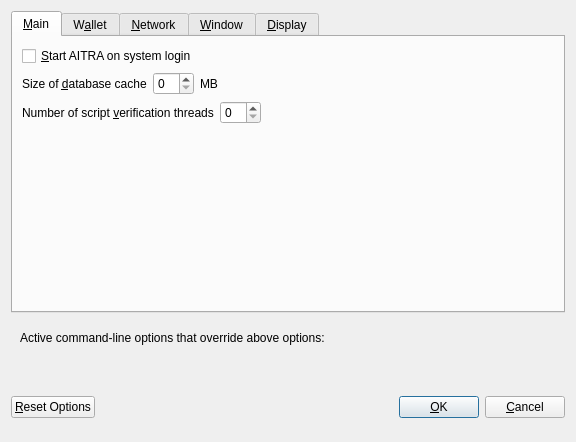
<?xml version="1.0" encoding="UTF-8"?>
<ui version="4.0">
 <class>OptionsDialog</class>
 <widget class="QDialog" name="OptionsDialog">
  <property name="geometry">
   <rect>
    <x>0</x>
    <y>0</y>
    <width>576</width>
    <height>442</height>
   </rect>
  </property>
  <property name="windowTitle">
   <string>Options</string>
  </property>
  <property name="modal">
   <bool>true</bool>
  </property>
  <layout class="QVBoxLayout" name="verticalLayout">
   <item>
    <widget class="QTabWidget" name="tabWidget">
     <property name="currentIndex">
      <number>0</number>
     </property>
     <widget class="QWidget" name="tabMain">
      <attribute name="title">
       <string>&amp;Main</string>
      </attribute>
      <layout class="QVBoxLayout" name="verticalLayout_Main">
       <item>
        <widget class="QCheckBox" name="bitcoinAtStartup">
         <property name="toolTip">
          <string>Automatically start AITRA after logging in to the system.</string>
         </property>
         <property name="text">
          <string>&amp;Start AITRA on system login</string>
         </property>
        </widget>
       </item>
       <item>
        <layout class="QHBoxLayout" name="horizontalLayout_2_Main">
         <item>
          <widget class="QLabel" name="databaseCacheLabel">
           <property name="text">
            <string>Size of &amp;database cache</string>
           </property>
           <property name="textFormat">
            <enum>Qt::PlainText</enum>
           </property>
           <property name="buddy">
            <cstring>databaseCache</cstring>
           </property>
          </widget>
         </item>
         <item>
          <widget class="QSpinBox" name="databaseCache"/>
         </item>
         <item>
          <widget class="QLabel" name="databaseCacheUnitLabel">
           <property name="text">
            <string>MB</string>
           </property>
           <property name="textFormat">
            <enum>Qt::PlainText</enum>
           </property>
          </widget>
         </item>
         <item>
          <spacer name="horizontalSpacer_2_Main">
           <property name="orientation">
            <enum>Qt::Horizontal</enum>
           </property>
           <property name="sizeHint" stdset="0">
            <size>
             <width>40</width>
             <height>20</height>
            </size>
           </property>
          </spacer>
         </item>
        </layout>
       </item>
       <item>
        <layout class="QHBoxLayout" name="horizontalLayout_3_Main">
         <item>
          <widget class="QLabel" name="threadsScriptVerifLabel">
           <property name="text">
            <string>Number of script &amp;verification threads</string>
           </property>
           <property name="textFormat">
            <enum>Qt::PlainText</enum>
           </property>
           <property name="buddy">
            <cstring>threadsScriptVerif</cstring>
           </property>
          </widget>
         </item>
         <item>
          <widget class="QSpinBox" name="threadsScriptVerif">
           <property name="toolTip">
            <string>(0 = auto, &lt;0 = leave that many cores free)</string>
           </property>
          </widget>
         </item>
         <item>
          <spacer name="horizontalSpacer_3_Main">
           <property name="orientation">
            <enum>Qt::Horizontal</enum>
           </property>
           <property name="sizeHint" stdset="0">
            <size>
             <width>40</width>
             <height>20</height>
            </size>
           </property>
          </spacer>
         </item>
        </layout>
       </item>
       <item>
        <spacer name="verticalSpacer_2">
         <property name="orientation">
          <enum>Qt::Vertical</enum>
         </property>
         <property name="sizeHint" stdset="0">
          <size>
           <width>20</width>
           <height>40</height>
          </size>
         </property>
        </spacer>
       </item>
      </layout>
     </widget>
     <widget class="QWidget" name="tabWallet">
      <attribute name="title">
       <string>W&amp;allet</string>
      </attribute>
      <layout class="QVBoxLayout" name="verticalLayout_Wallet">
       <item>
        <layout class="QHBoxLayout" name="horizontalLayout_2_Wallet">
         <item>
          <widget class="QLabel" name="labelStakeSplitThresholdText">
           <property name="text">
            <string>Stake split threshold:</string>
           </property>
          </widget>
         </item>
         <item>
          <widget class="QSpinBox" name="spinBoxStakeSplitThreshold">
           <property name="minimum">
            <number>1</number>
           </property>
           <property name="maximum">
            <number>999999</number>
           </property>
          </widget>
         </item>
        </layout>
       </item>
       <item>
        <widget class="QGroupBox" name="groupBox">
         <property name="title">
          <string>Expert</string>
         </property>
         <layout class="QVBoxLayout" name="verticalLayout_2">
          <item>
           <widget class="QCheckBox" name="coinControlFeatures">
            <property name="toolTip">
             <string>Whether to show coin control features or not.</string>
            </property>
            <property name="text">
             <string>Enable coin &amp;control features</string>
            </property>
           </widget>
          </item>
          <item>
           <widget class="QCheckBox" name="showMasternodesTab">
            <property name="toolTip">
             <string>Show additional tab listing all your masternodes in first sub-tab&lt;br/&gt;and all masternodes on the network in second sub-tab.</string>
            </property>
            <property name="text">
             <string>Show Masternodes Tab</string>
            </property>
           </widget>
          </item>
          <item>
           <widget class="QCheckBox" name="spendZeroConfChange">
            <property name="toolTip">
             <string>If you disable the spending of unconfirmed change, the change from a transaction&lt;br/&gt;cannot be used until that transaction has at least one confirmation.&lt;br/&gt;This also affects how your balance is computed.</string>
            </property>
            <property name="text">
             <string>&amp;Spend unconfirmed change</string>
            </property>
           </widget>
          </item>
         </layout>
        </widget>
       </item>
       <item>
        <spacer name="verticalSpacer_Wallet">
         <property name="orientation">
          <enum>Qt::Vertical</enum>
         </property>
         <property name="sizeHint" stdset="0">
          <size>
           <width>20</width>
           <height>40</height>
          </size>
         </property>
        </spacer>
       </item>
      </layout>
     </widget>
     <widget class="QWidget" name="tabNetwork">
      <attribute name="title">
       <string>&amp;Network</string>
      </attribute>
      <layout class="QVBoxLayout" name="verticalLayout_Network">
       <item>
        <widget class="QCheckBox" name="mapPortUpnp">
         <property name="toolTip">
          <string>Automatically open the AITRA client port on the router. This only works when your router supports UPnP and it is enabled.</string>
         </property>
         <property name="text">
          <string>Map port using &amp;UPnP</string>
         </property>
        </widget>
       </item>
       <item>
        <widget class="QCheckBox" name="allowIncoming">
         <property name="toolTip">
          <string>Accept connections from outside</string>
         </property>
         <property name="text">
          <string>Allow incoming connections</string>
         </property>
        </widget>
       </item>
       <item>
        <widget class="QCheckBox" name="connectSocks">
         <property name="toolTip">
          <string>Connect to the AITRA network through a SOCKS5 proxy.</string>
         </property>
         <property name="text">
          <string>&amp;Connect through SOCKS5 proxy (default proxy):</string>
         </property>
        </widget>
       </item>
       <item>
        <layout class="QHBoxLayout" name="horizontalLayout_1_Network">
         <item>
          <widget class="QLabel" name="proxyIpLabel">
           <property name="text">
            <string>Proxy &amp;IP:</string>
           </property>
           <property name="textFormat">
            <enum>Qt::PlainText</enum>
           </property>
           <property name="buddy">
            <cstring>proxyIp</cstring>
           </property>
          </widget>
         </item>
         <item>
          <widget class="QValidatedLineEdit" name="proxyIp">
           <property name="minimumSize">
            <size>
             <width>140</width>
             <height>0</height>
            </size>
           </property>
           <property name="maximumSize">
            <size>
             <width>140</width>
             <height>16777215</height>
            </size>
           </property>
           <property name="toolTip">
            <string>IP address of the proxy (e.g. IPv4: 127.0.0.1 / IPv6: ::1)</string>
           </property>
          </widget>
         </item>
         <item>
          <widget class="QLabel" name="proxyPortLabel">
           <property name="text">
            <string>&amp;Port:</string>
           </property>
           <property name="textFormat">
            <enum>Qt::PlainText</enum>
           </property>
           <property name="buddy">
            <cstring>proxyPort</cstring>
           </property>
          </widget>
         </item>
         <item>
          <widget class="QLineEdit" name="proxyPort">
           <property name="minimumSize">
            <size>
             <width>55</width>
             <height>0</height>
            </size>
           </property>
           <property name="maximumSize">
            <size>
             <width>55</width>
             <height>16777215</height>
            </size>
           </property>
           <property name="toolTip">
            <string>Port of the proxy (e.g. 9050)</string>
           </property>
          </widget>
         </item>
         <item>
          <spacer name="horizontalSpacer_1_Network">
           <property name="orientation">
            <enum>Qt::Horizontal</enum>
           </property>
           <property name="sizeHint" stdset="0">
            <size>
             <width>40</width>
             <height>20</height>
            </size>
           </property>
          </spacer>
         </item>
        </layout>
       </item>
       <item>
        <spacer name="verticalSpacer_Network">
         <property name="orientation">
          <enum>Qt::Vertical</enum>
         </property>
         <property name="sizeHint" stdset="0">
          <size>
           <width>20</width>
           <height>40</height>
          </size>
         </property>
        </spacer>
       </item>
      </layout>
     </widget>
     <widget class="QWidget" name="tabWindow">
      <attribute name="title">
       <string>&amp;Window</string>
      </attribute>
      <layout class="QVBoxLayout" name="verticalLayout_Window">
       <item>
        <widget class="QCheckBox" name="minimizeToTray">
         <property name="toolTip">
          <string>Show only a tray icon after minimizing the window.</string>
         </property>
         <property name="text">
          <string>&amp;Minimize to the tray instead of the taskbar</string>
         </property>
        </widget>
       </item>
       <item>
        <widget class="QCheckBox" name="minimizeOnClose">
         <property name="toolTip">
          <string>Minimize instead of exit the application when the window is closed. When this option is enabled, the application will be closed only after selecting Quit in the menu.</string>
         </property>
         <property name="text">
          <string>M&amp;inimize on close</string>
         </property>
        </widget>
       </item>
       <item>
        <spacer name="verticalSpacer_Window">
         <property name="orientation">
          <enum>Qt::Vertical</enum>
         </property>
         <property name="sizeHint" stdset="0">
          <size>
           <width>20</width>
           <height>40</height>
          </size>
         </property>
        </spacer>
       </item>
      </layout>
     </widget>
     <widget class="QWidget" name="tabDisplay">
      <attribute name="title">
       <string>&amp;Display</string>
      </attribute>
      <layout class="QVBoxLayout" name="verticalLayout_Display">
       <item>
        <layout class="QHBoxLayout" name="horizontalLayout_1_Display">
         <item>
          <widget class="QLabel" name="langLabel">
           <property name="text">
            <string>User Interface &amp;language:</string>
           </property>
           <property name="textFormat">
            <enum>Qt::PlainText</enum>
           </property>
           <property name="buddy">
            <cstring>lang</cstring>
           </property>
          </widget>
         </item>
         <item>
          <widget class="QValueComboBox" name="lang">
           <property name="toolTip">
            <string>The user interface language can be set here. This setting will take effect after restarting AITRA.</string>
           </property>
          </widget>
         </item>
        </layout>
       </item>
       <item>
        <widget class="QLabel" name="label_3">
         <property name="toolTip">
          <string notr="true"/>
         </property>
         <property name="statusTip">
          <string notr="true"/>
         </property>
         <property name="whatsThis">
          <string notr="true"/>
         </property>
         <property name="accessibleName">
          <string notr="true"/>
         </property>
         <property name="text">
          <string>Language missing or translation incomplete? Help contributing translations here:
https://www.transifex.com/aitra-project/aitra-project-translations</string>
         </property>
         <property name="wordWrap">
          <bool>true</bool>
         </property>
         <property name="openExternalLinks">
          <bool>true</bool>
         </property>
         <property name="textInteractionFlags">
          <set>Qt::TextBrowserInteraction</set>
         </property>
        </widget>
       </item>
       <item>
        <layout class="QHBoxLayout" name="horizontalLayout_2_Display" stretch="0,0">
         <item>
          <widget class="QLabel" name="themeLabel">
           <property name="text">
            <string>User Interface Theme:</string>
           </property>
          </widget>
         </item>
         <item>
          <widget class="QValueComboBox" name="theme"/>
         </item>
        </layout>
       </item>
       <item>
        <widget class="QWidget" name="verticalaitraDisplayWidget" native="true">
         <layout class="QVBoxLayout" name="verticalaitraDisplayLayout">
          <property name="margin">
           <number>0</number>
          </property>
          <item>
           <widget class="Line" name="line">
            <property name="orientation">
             <enum>Qt::Horizontal</enum>
            </property>
           </widget>
          </item>
          <item>
           <layout class="QHBoxLayout" name="horizontalLayout_3_Display">
            <item>
             <widget class="QLabel" name="unitLabel">
              <property name="text">
               <string>Unit to show amounts in:</string>
              </property>
              <property name="textFormat">
               <enum>Qt::PlainText</enum>
              </property>
             </widget>
            </item>
            <item>
             <widget class="QValueComboBox" name="unit">
              <property name="toolTip">
               <string>Choose the default subdivision unit to show in the interface and when sending coins.</string>
              </property>
             </widget>
            </item>
           </layout>
          </item>
          <item>
           <layout class="QHBoxLayout" name="horizontalLayout_4_Display">
            <item>
             <widget class="QLabel" name="digitsLabel">
              <property name="text">
               <string>Decimal digits</string>
              </property>
             </widget>
            </item>
            <item>
             <widget class="QValueComboBox" name="digits"/>
            </item>
           </layout>
          </item>
          <item>
           <layout class="QHBoxLayout" name="horizontalLayout_5_Display">
            <item>
             <widget class="QCheckBox" name="checkBoxHideZeroBalances">
              <property name="toolTip">
               <string>Hide empty balances</string>
              </property>
              <property name="layoutDirection">
               <enum>Qt::LeftToRight</enum>
              </property>
              <property name="text">
               <string>Hide empty balances</string>
              </property>
             </widget>
            </item>
            <item>
             <widget class="QCheckBox" name="checkBoxHideOrphans">
              <property name="toolTip">
               <string>Hide orphan stakes in transaction lists</string>
              </property>
              <property name="text">
               <string>Hide orphan stakes</string>
              </property>
             </widget>
            </item>
            <item>
             <spacer name="horizontalSpacer">
              <property name="orientation">
               <enum>Qt::Horizontal</enum>
              </property>
              <property name="sizeHint" stdset="0">
               <size>
                <width>40</width>
                <height>20</height>
               </size>
              </property>
             </spacer>
            </item>
           </layout>
          </item>
          <item>
           <layout class="QHBoxLayout" name="horizontalLayout_6_Display">
            <item>
             <widget class="QLabel" name="thirdPartyTxUrlsLabel">
              <property name="toolTip">
               <string>Third party URLs (e.g. a block explorer) that appear in the transactions tab as context menu items. %s in the URL is replaced by transaction hash. Multiple URLs are separated by vertical bar |.</string>
              </property>
              <property name="text">
               <string>Third party transaction URLs</string>
              </property>
             </widget>
            </item>
            <item>
             <widget class="QLineEdit" name="thirdPartyTxUrls">
              <property name="toolTip">
               <string>Third party URLs (e.g. a block explorer) that appear in the transactions tab as context menu items. %s in the URL is replaced by transaction hash. Multiple URLs are separated by vertical bar |.</string>
              </property>
             </widget>
            </item>
           </layout>
          </item>
         </layout>
        </widget>
       </item>
       <item>
        <spacer name="verticalSpacer">
         <property name="orientation">
          <enum>Qt::Vertical</enum>
         </property>
         <property name="sizeHint" stdset="0">
          <size>
           <width>20</width>
           <height>40</height>
          </size>
         </property>
        </spacer>
       </item>
      </layout>
     </widget>
    </widget>
   </item>
   <item>
    <widget class="QFrame" name="frame">
     <layout class="QVBoxLayout" name="verticalLayout_Bottom">
      <item>
       <layout class="QHBoxLayout" name="horizontalLayout_Bottom">
        <item>
         <widget class="QLabel" name="overriddenByCommandLineInfoLabel">
          <property name="text">
           <string>Active command-line options that override above options:</string>
          </property>
          <property name="textFormat">
           <enum>Qt::PlainText</enum>
          </property>
         </widget>
        </item>
        <item>
         <spacer name="horizontalSpacer_Bottom">
          <property name="orientation">
           <enum>Qt::Horizontal</enum>
          </property>
          <property name="sizeHint" stdset="0">
           <size>
            <width>40</width>
            <height>20</height>
           </size>
          </property>
         </spacer>
        </item>
       </layout>
      </item>
      <item>
       <widget class="QLabel" name="overriddenByCommandLineLabel">
        <property name="text">
         <string/>
        </property>
        <property name="textFormat">
         <enum>Qt::PlainText</enum>
        </property>
        <property name="wordWrap">
         <bool>true</bool>
        </property>
       </widget>
      </item>
     </layout>
    </widget>
   </item>
   <item>
    <layout class="QHBoxLayout" name="horizontalLayout_Buttons">
     <item>
      <widget class="QPushButton" name="resetButton">
       <property name="toolTip">
        <string>Reset all client options to default.</string>
       </property>
       <property name="text">
        <string>&amp;Reset Options</string>
       </property>
       <property name="autoDefault">
        <bool>false</bool>
       </property>
      </widget>
     </item>
     <item>
      <spacer name="horizontalSpacer_1">
       <property name="orientation">
        <enum>Qt::Horizontal</enum>
       </property>
       <property name="sizeHint" stdset="0">
        <size>
         <width>40</width>
         <height>48</height>
        </size>
       </property>
      </spacer>
     </item>
     <item>
      <widget class="QLabel" name="statusLabel">
       <property name="minimumSize">
        <size>
         <width>200</width>
         <height>0</height>
        </size>
       </property>
       <property name="font">
        <font>
         <weight>75</weight>
         <bold>true</bold>
        </font>
       </property>
       <property name="text">
        <string/>
       </property>
       <property name="textFormat">
        <enum>Qt::PlainText</enum>
       </property>
       <property name="wordWrap">
        <bool>true</bool>
       </property>
      </widget>
     </item>
     <item>
      <spacer name="horizontalSpacer_2">
       <property name="orientation">
        <enum>Qt::Horizontal</enum>
       </property>
       <property name="sizeHint" stdset="0">
        <size>
         <width>40</width>
         <height>48</height>
        </size>
       </property>
      </spacer>
     </item>
     <item>
      <widget class="QPushButton" name="okButton">
       <property name="text">
        <string>&amp;OK</string>
       </property>
       <property name="autoDefault">
        <bool>false</bool>
       </property>
       <property name="default">
        <bool>true</bool>
       </property>
      </widget>
     </item>
     <item>
      <widget class="QPushButton" name="cancelButton">
       <property name="text">
        <string>&amp;Cancel</string>
       </property>
       <property name="autoDefault">
        <bool>false</bool>
       </property>
      </widget>
     </item>
    </layout>
   </item>
  </layout>
 </widget>
 <customwidgets>
  <customwidget>
   <class>QValidatedLineEdit</class>
   <extends>QLineEdit</extends>
   <header>qvalidatedlineedit.h</header>
  </customwidget>
  <customwidget>
   <class>QValueComboBox</class>
   <extends>QComboBox</extends>
   <header>qvaluecombobox.h</header>
  </customwidget>
 </customwidgets>
 <resources/>
 <connections/>
</ui>
